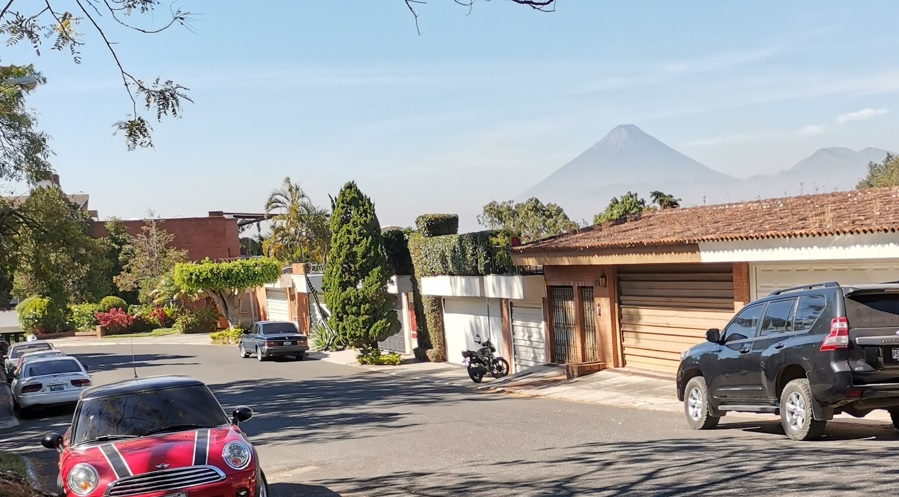
#> input picture Computer Vision Deep Dive in Python/Ch02/02_05/street.jpg, 899 x 497 px
$ python rotations_and_flips.py
#> lines starting #> are read from the running program, lines starting #| are printed output that depends on the picture
import numpy as np
import matplotlib.pyplot as plt

# %config InlineBackend.figure_formats = 'retina'

img = plt.imread("street.jpg")
#> img is the input picture: shape (497, 899, 3); mean R, G, B 155.7, 156.2, 156
plt.axis("off")
plt.imshow(img)

# Now let's rotate it 90 degrees counter clockwise

img = np.rot90(img, 1)
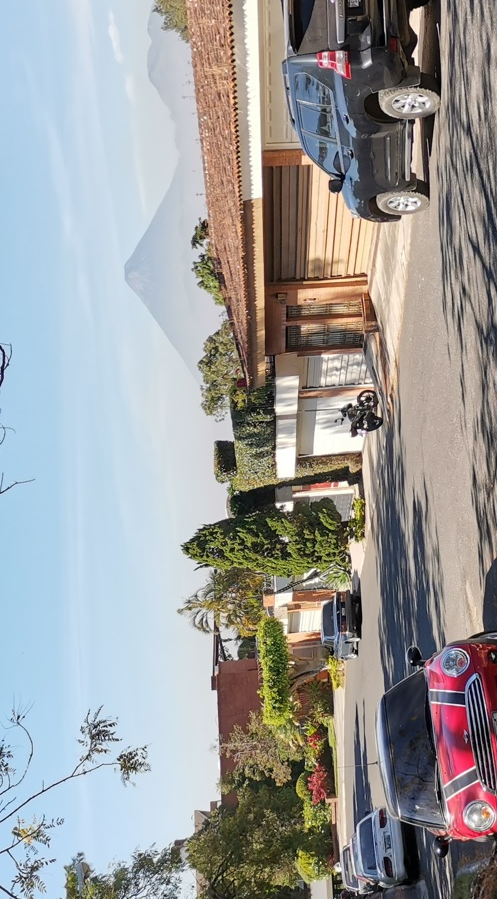
#> img: shape (899, 497, 3); mean R, G, B 155.7, 156.2, 156
plt.axis("off")
plt.imshow(img)

# Now let's rotate it 90 degrees 3 times at once

img = np.rot90(img, 3)
plt.axis("off")
plt.imshow(img)

# Let's perform a horizontal flip (invert left and right).
# This is how you would see the image reflected in a mirror.

img = np.fliplr(img)
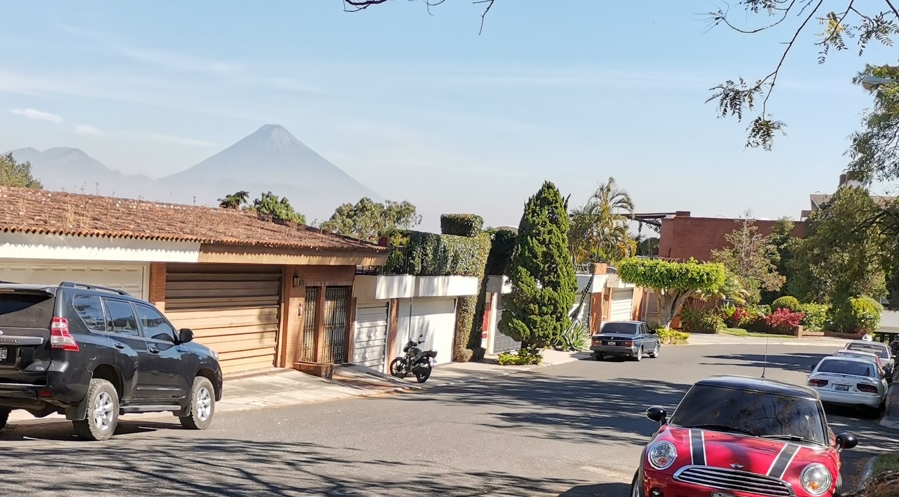
#> img: shape (497, 899, 3); mean R, G, B 155.7, 156.2, 156
plt.axis("off")
plt.imshow(img)

# Now let's try a vertical flip (invert up and down)

img = np.flipud(img)
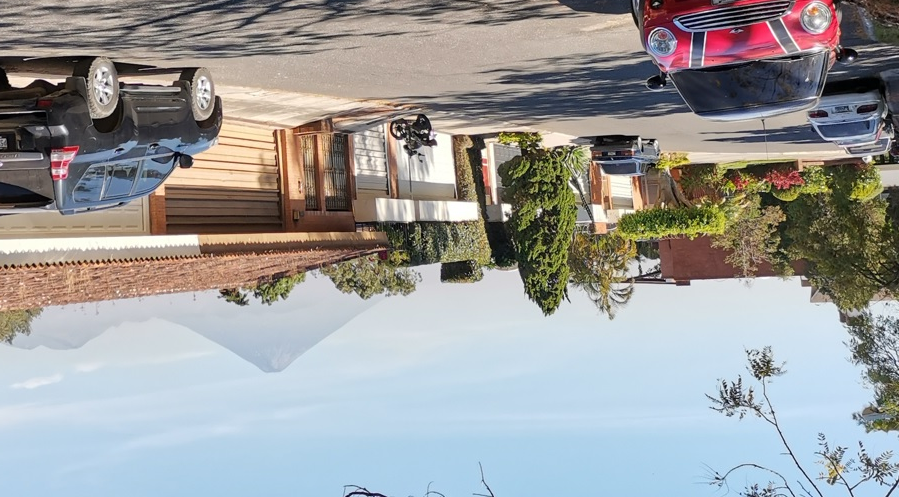
#> img: shape (497, 899, 3); mean R, G, B 155.7, 156.2, 156
plt.axis("off")
plt.imshow(img)
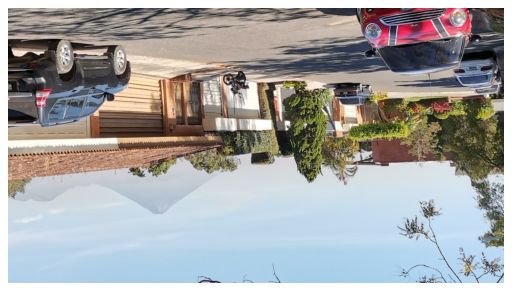
#> figure drawn by matplotlib, 1 panel
